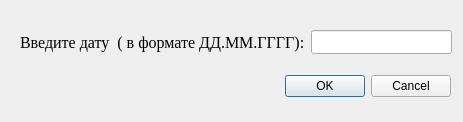
<?xml version="1.0" encoding="UTF-8"?>
<ui version="4.0">
 <class>DateInputDialog</class>
 <widget class="QDialog" name="DateInputDialog">
  <property name="geometry">
   <rect>
    <x>0</x>
    <y>0</y>
    <width>463</width>
    <height>122</height>
   </rect>
  </property>
  <property name="windowTitle">
   <string>Введите дату</string>
  </property>
  <widget class="QDialogButtonBox" name="buttonBox">
   <property name="geometry">
    <rect>
     <x>110</x>
     <y>70</y>
     <width>341</width>
     <height>32</height>
    </rect>
   </property>
   <property name="orientation">
    <enum>Qt::Horizontal</enum>
   </property>
   <property name="standardButtons">
    <set>QDialogButtonBox::Cancel|QDialogButtonBox::Ok</set>
   </property>
  </widget>
  <widget class="QWidget" name="">
   <property name="geometry">
    <rect>
     <x>20</x>
     <y>30</y>
     <width>432</width>
     <height>24</height>
    </rect>
   </property>
   <layout class="QHBoxLayout" name="horizontalLayout">
    <item>
     <widget class="QLabel" name="label">
      <property name="font">
       <font>
        <family>Times New Roman</family>
        <pointsize>12</pointsize>
       </font>
      </property>
      <property name="text">
       <string>Введите дату  ( в формате ДД.MM.ГГГГ):</string>
      </property>
     </widget>
    </item>
    <item>
     <widget class="QLineEdit" name="lineEdit_InputDate">
      <property name="font">
       <font>
        <family>Times New Roman</family>
        <pointsize>12</pointsize>
       </font>
      </property>
     </widget>
    </item>
   </layout>
  </widget>
 </widget>
 <resources/>
 <connections>
  <connection>
   <sender>buttonBox</sender>
   <signal>accepted()</signal>
   <receiver>DateInputDialog</receiver>
   <slot>accept()</slot>
   <hints>
    <hint type="sourcelabel">
     <x>248</x>
     <y>254</y>
    </hint>
    <hint type="destinationlabel">
     <x>157</x>
     <y>274</y>
    </hint>
   </hints>
  </connection>
  <connection>
   <sender>buttonBox</sender>
   <signal>rejected()</signal>
   <receiver>DateInputDialog</receiver>
   <slot>reject()</slot>
   <hints>
    <hint type="sourcelabel">
     <x>316</x>
     <y>260</y>
    </hint>
    <hint type="destinationlabel">
     <x>286</x>
     <y>274</y>
    </hint>
   </hints>
  </connection>
 </connections>
</ui>
